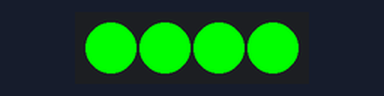
The sketch below on a simulated Arduino Uno, built with avr-gcc and run on an emulated ATmega328P. Shown: 4 RGB LEDs in strip order, left to right.

Above: at 2.5 s.
At 7.5 s:
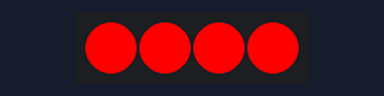
At 12.5 s:
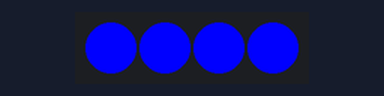
Timing chart, 0 to 19.5 s (numbered marks = the images above):
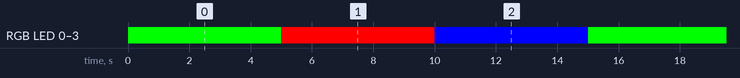

Measured:
- by itself, RGB LED 0–3: repeats every 15.0 s: RGB(255, 0, 0) 5.0 s, RGB(0, 0, 255) 5.0 s, RGB(0, 255, 0) 5.0 s
- by itself, everything shown: repeats every 15.0 s, in 3 steps

The sketch:

Oppgave_13a.ino
```cpp
#include <Adafruit_NeoPixel.h>

#define PIN 2
#define NUMPIXELS 4
byte button;
#define PAUSE 5000

Adafruit_NeoPixel pixels(NUMPIXELS, PIN, NEO_GRB + NEO_KHZ800);
void setup() {
  pixels.begin();

}

void loop() {
  pixels.clear(); // Set all pixel colors to 'off'

  pixels.setPixelColor(0, pixels.Color(0, 255, 0));
  pixels.setPixelColor(1, pixels.Color(0, 255, 0));
  pixels.setPixelColor(2, pixels.Color(0, 255, 0));
  pixels.setPixelColor(3, pixels.Color(0, 255, 0));
  pixels.show();
  delay(PAUSE);
  pixels.setPixelColor(0, pixels.Color(255, 0, 0));
  pixels.setPixelColor(1, pixels.Color(255, 0, 0));
  pixels.setPixelColor(2, pixels.Color(255, 0, 0));
  pixels.setPixelColor(3, pixels.Color(255, 0, 0));
  pixels.show();
  delay(PAUSE);
  pixels.setPixelColor(0, pixels.Color(0, 0, 255));
  pixels.setPixelColor(1, pixels.Color(0, 0, 255));
  pixels.setPixelColor(2, pixels.Color(0, 0, 255));
  pixels.setPixelColor(3, pixels.Color(0, 0, 255));
  pixels.show();
  delay(PAUSE);
}
```
